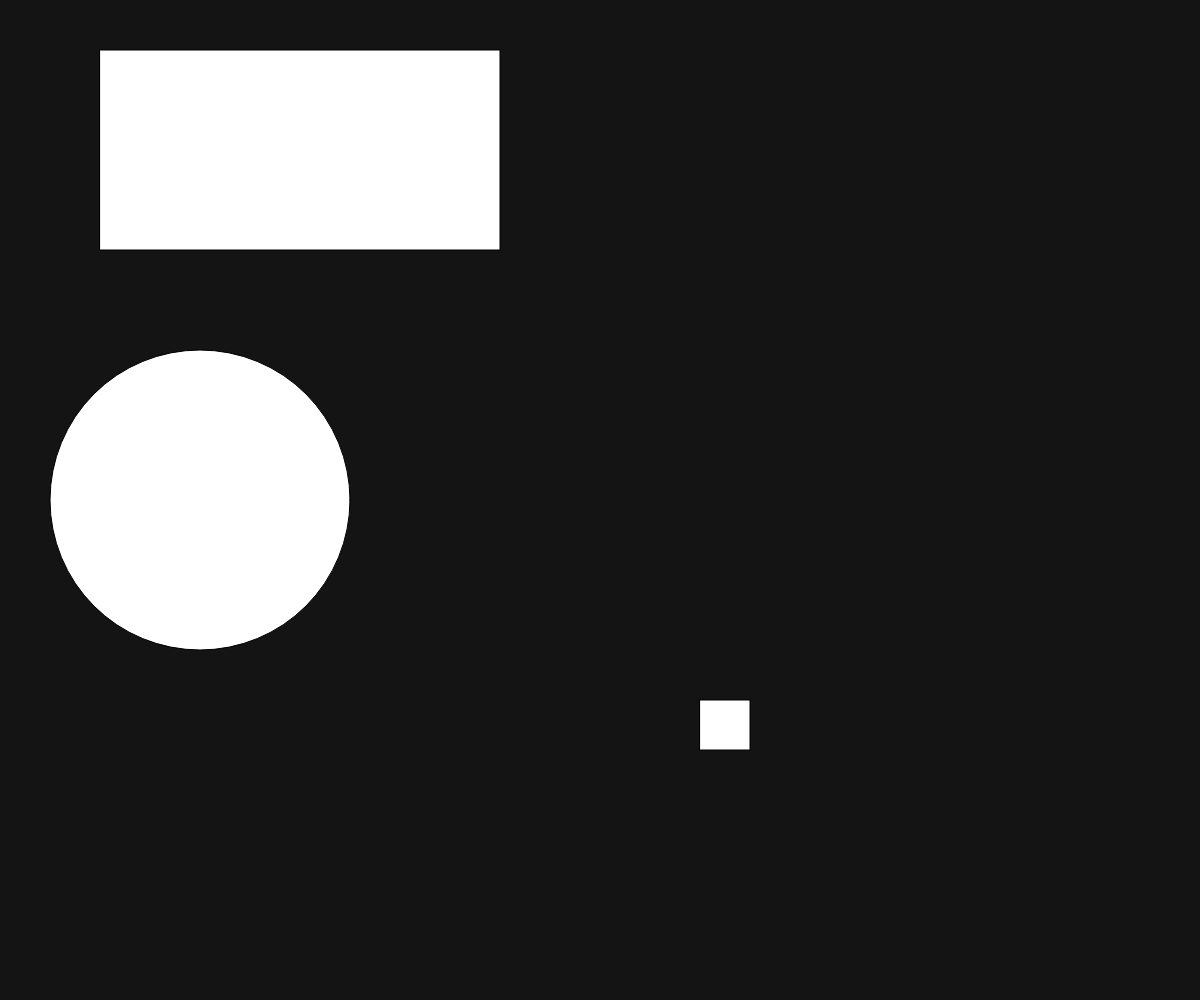
Frame 1 (no input)
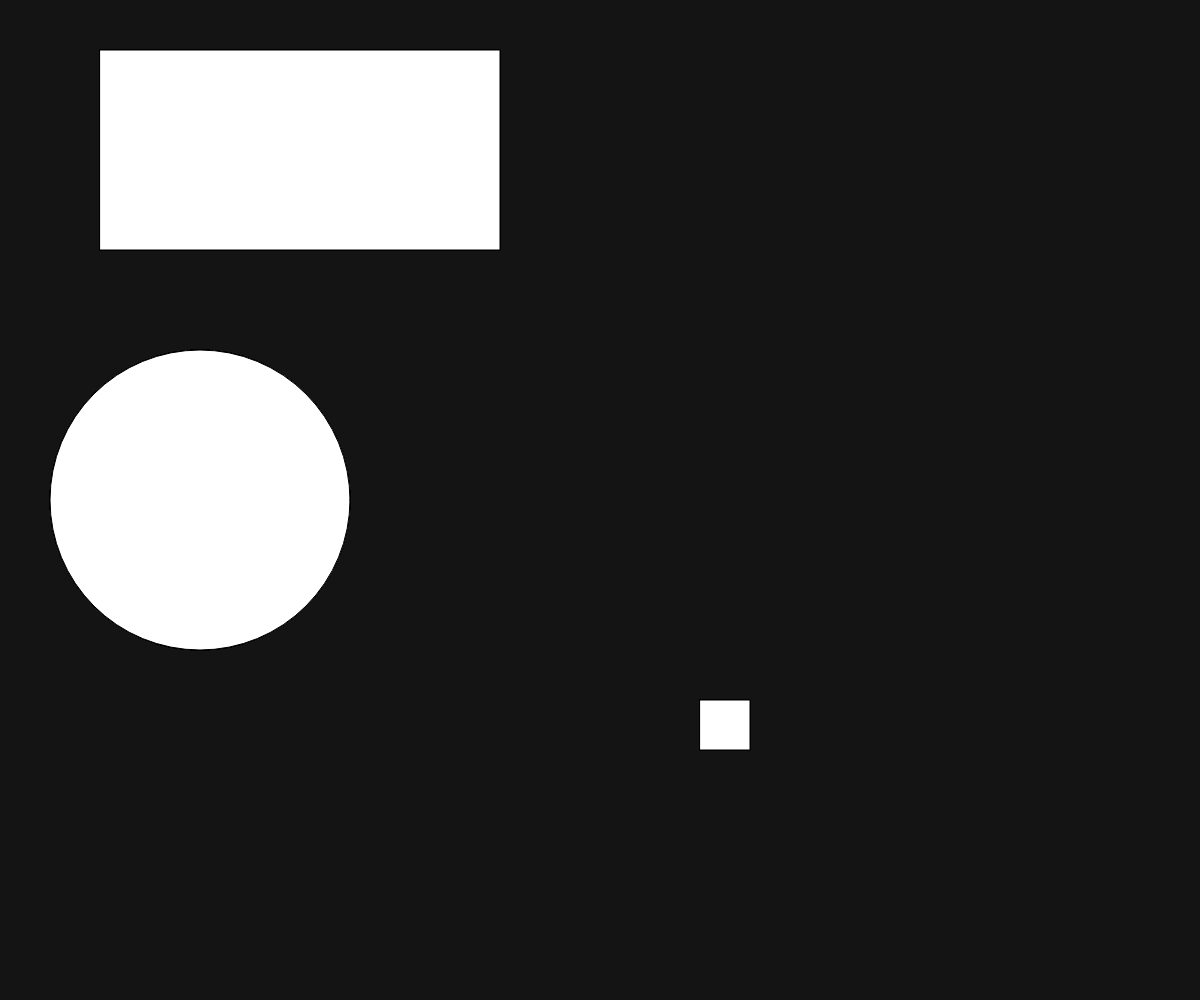
Frame 60 (no input)
Frame 120 (the mouse pressed at the canvas centre since frame 60): identical to frame 60, image omitted

The p5.js sketch that drew these frames (run headless with seeded random() and noise() and a simulated clock; from frame 60 on, the mouse is pressed at the canvas centre):

// p5.js sketch
// ── sketch.js
// TODO: mouse hover effect

function setup() {
  createCanvas(windowWidth, windowHeight);
  background(20);
}

function draw() {
  let rx = 100;
  let ry = 50;
  let rw = 400;
  let rh = 200;

  overLapRect(rx,ry,rw,rh,"deeppink");
  overLapRect(700,700,50,50,"blue");


  let cx = 200;
  let cy = 500;
  let cr = 150;

  let distMouse = dist(mouseX, mouseY, cx, cy);

  push();
  if (distMouse < cr) {
    fill("deeppink");
  } else {
    fill(255);
  }
  ellipse(cx, cy, 2 * cr);
  pop();
}


// ── function.js
function overLapRect(x,y,w,h,c){
    let betweenX = mouseX > x && mouseX < x + w;
    let betweenY = mouseY > y && mouseY < y + h;
    push();
    if (betweenX && betweenY) {
      fill(c);
     } 
    // else {
    //   fill(255);
    // }
    rect(x, y, w, h);
    pop();
  }
